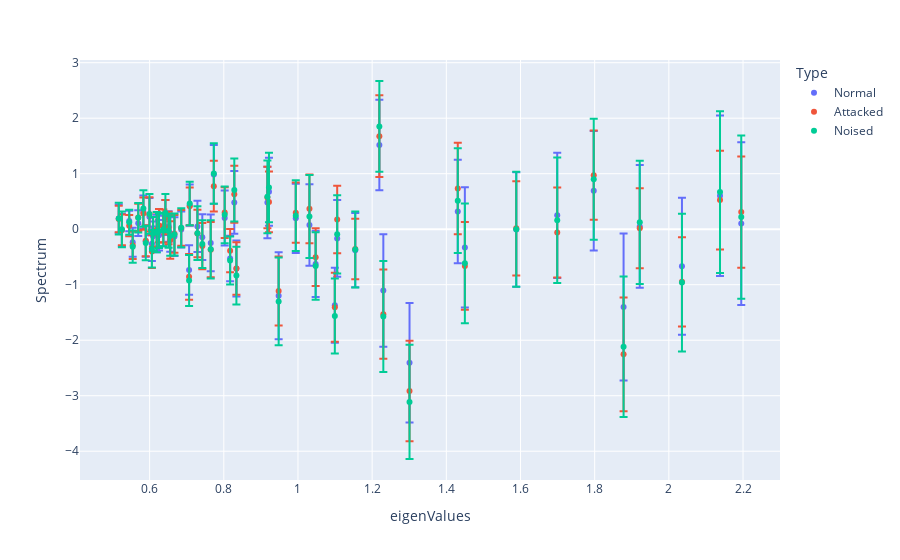
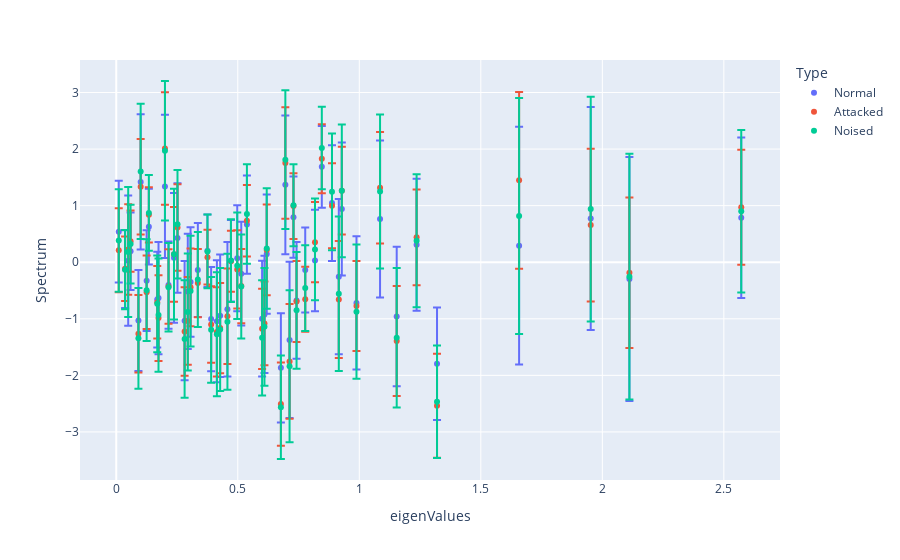
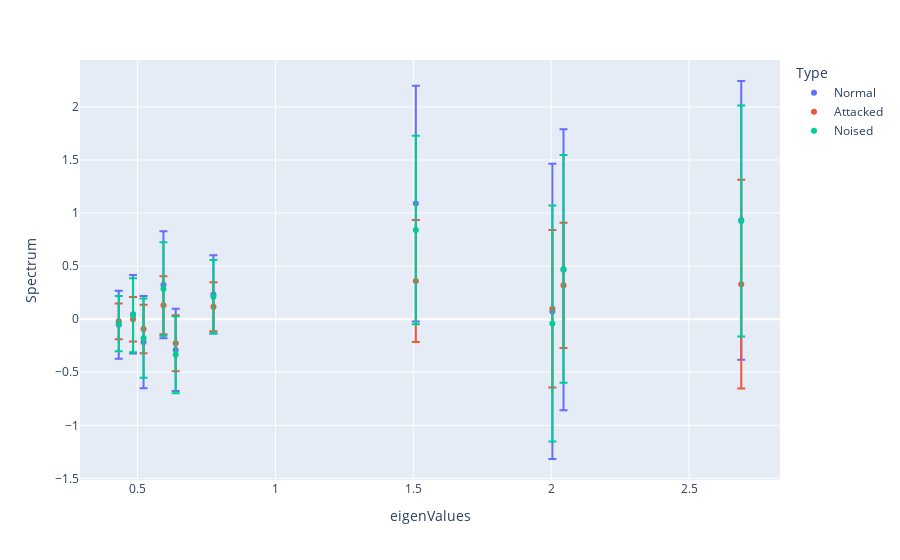
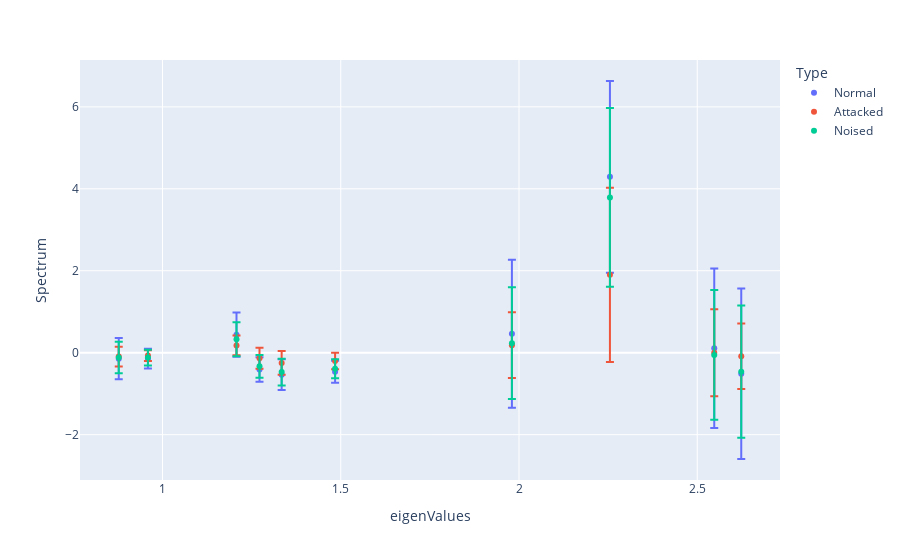

These figures' notebook cell, in order:
### Markdown cell above
## Average plots

### Code cell
import pandas as pd 
import plotly.express as px



base = 0
for i in range(len(arch)-1):
    inDim = arch[i]
    df = pd.DataFrame({'eigenValues': [], 'Spectrum': [], 'Error':[],'Type' :[]})
    print("Layer : ",i," In : ", arch[i], " Out :",arch[i+1])
    for alter,color in enumerate(['Normal','Attacked','Noised']):
        
        projections = activ[alter][:,base:(base+inDim)]@V[i]
        #Standard deviation error 
        dataset = pd.DataFrame({'eigenValues': S[i], 'Spectrum': projections.mean(dim=0), 'Error':projections.std(dim=0),'Type' :color})
        #Linfinity error 
        #dataset = pd.DataFrame({'eigenValues': eigenValues[i], 'Spectrum': projections.mean(dim=0), 'Error':(projections.max(dim=0)[0]-projections.min(dim=0)[0])/2,'Type' :color})
        
        df = pd.concat([df,dataset])
        
        
        #plt.scatter(eigenValues[i],projections.mean(dim=0),color=color)
        #plt.scatter(range(len(eigenValues[i])),projections.mean(dim=0),color=color)
        
    fig = px.scatter(df, x="eigenValues", y="Spectrum", error_y="Error",color ="Type")
        
    fig.show()
        
        
    plt.show()
        
    base+=inDim
